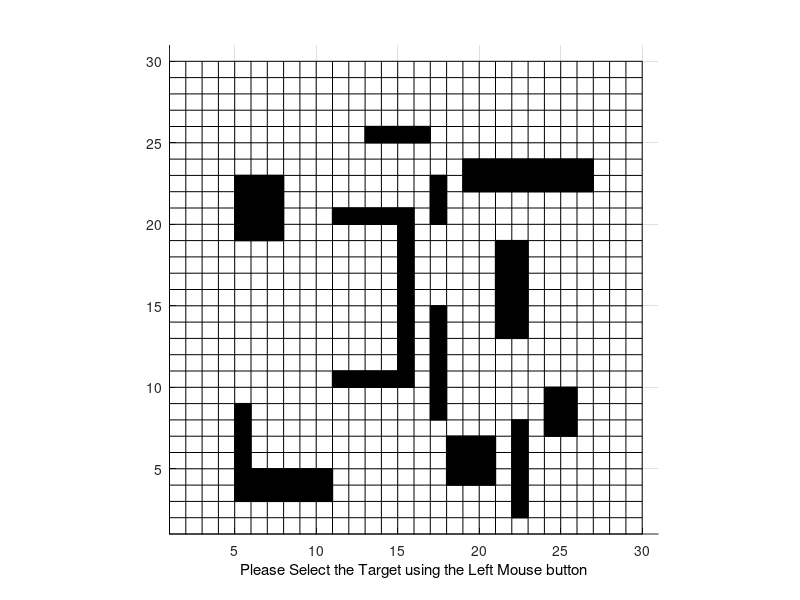

Write MATLAB code to recreate this figure. (Note: this script raises an error after producing the figure.)
close all
clear all 
clc
%%%%%%%%%%%%%%%%%%%%%%%%%%%%%%%%%%%%%%%%%%%%%%%%%%%%%
% A* ALGORITHM Demo
% Interactive A* search demo
% 04-26-2005
%   Copyright 2009-2010 The MathWorks, Inc.
%%%%%%%%%%%%%%%%%%%%%%%%%%%%%%%%%%%%%%%%%%%%%%%%%%%%%
%DEFINE THE 2-D MAP ARRAY
MAX_X=30;
MAX_Y=30;
MAX_VAL=30;
%This array stores the coordinates of the map and the 
%Objects in each coordinate
%MAP=2*(ones(MAX_X,MAX_Y));
% Obtain Obstacle, Target and Robot Position
% Initialize the MAP with input values
% Obstacle=-1,Target = 0,Robot=1,Space=2
j=0;
x_val = 1;
y_val = 1;
axis([1 MAX_X+1 1 MAX_Y+1])
axis equal;
grid on;
hold on;
x = 0:1:30;
y = 0:1:30;
hold on
for n = 1:numel(x); %// loop over vertical lines
    plot([x(n) x(n)], [y(1) y(end)], 'k-'); %// change 'k-' to whatever you need
end
hold on
for n = 1:numel(y); %// loop over horizontal lines
    plot([x(1) x(end)], [y(n) y(n)], 'k-'); %// change 'k-' to whatever you need
end
hold on;

gridI = 2*ones(30,30);
gridI(3:4,5:10)=-1;
gridI(5:8,5)=-1;
gridI(10,11:15)=-1;
gridI(20,11:15)=-1;
gridI(10:20,15)=-1;
gridI(19:22,5:7)=-1;
gridI(25,13:16)=-1;
gridI(8:14,17)=-1;
gridI(20:22,17)=-1;
gridI(2:7,22)=-1;
gridI(4:6,18:20)=-1;
gridI(7:9,24:25)=-1;
gridI(13:18,21:22)=-1;
gridI(22:23,19:26)=-1;
MAP = gridI';
for i=1:1:30
    for j=1:1:30
        if MAP(i,j) == -1
            plot(i+.5,j+.5,'ks-','MarkerSize',12,'MarkerFaceColor','k');
        end
    end
end
 
pause(1);
h=msgbox('Please Select the Vehicle initial position using the Left Mouse button');
uiwait(h,5);
if ishandle(h) == 1
    delete(h);
end
xlabel('Please Select the Vehicle initial position ','Color','black');
but=0;
while (but ~= 1) %Repeat until the Left button is not clicked
    [xval,yval,but]=ginput(1);
    xval=floor(xval);
    yval=floor(yval);
end
xStart=xval;%Starting Position
yStart=yval;%Starting Position
plot(xval+.5,yval+.5,'bo');
start = [xStart,yStart];

pause(1);
h=msgbox('Please Select the Target using the Left Mouse button');
uiwait(h,5);
if ishandle(h) == 1
    delete(h);
end
xlabel('Please Select the Target using the Left Mouse button','Color','black');
but=0;
while (but ~= 1) %Repeat until the Left button is not clicked
    [xval,yval,but]=ginput(1);
end
xval=floor(xval);
yval=floor(yval);
xTarget=xval;%X Coordinate of the Target
yTarget=yval;%Y Coordinate of the Target
plot(xval+.5,yval+.5,'gd');
goal = [xTarget,yTarget];
 





gridI(goal(2),goal(1))=0;
gridI(start(2),start(1))=1; 
MAP = gridI';

xStart=start(1);%Starting Position
yStart=start(2);%Starting Position


xTarget=goal(1);%X Coordinate of the Target
yTarget=goal(2);



xval = xStart;
yval = yStart; 


%End of obstacle-Target pickup
%%%%%%%%%%%%%%%%%%%%%%%%%%%%%%%%%%%%%%%%%%%%%%%%%%%%%%%%%%%%%%%%%%%%%%%%%%%%%%%%%%%%%%%%%%%%%%%
%LISTS USED FOR ALGORITHM
%%%%%%%%%%%%%%%%%%%%%%%%%%%%%%%%%%%%%%%%%%%%%%%%%%%%%%%%%%%%%%%%%%%%%%%%%%%%%%%%%%%%%%%%%%%%%%%
%OPEN LIST STRUCTURE
%--------------------------------------------------------------------------
%IS ON LIST 1/0 |X val |Y val |Parent X val |Parent Y val |h(n) |g(n)|f(n)|
%--------------------------------------------------------------------------
OPEN=[];
%CLOSED LIST STRUCTURE
%--------------
%X val | Y val |
%--------------
% CLOSED=zeros(MAX_VAL,2);
CLOSED=[];
%Put all obstacles on the Closed list
k=1;%Dummy counter
for i=1:MAX_X
    for j=1:MAX_Y
        if(MAP(i,j) == -1)
            CLOSED(k,1)=i; 
            CLOSED(k,2)=j; 
            k=k+1;
        end
    end
end
CLOSED_COUNT=size(CLOSED,1);
%set the starting node as the first node
xNode=xval;
yNode=yval;
OPEN_COUNT=1;
path_cost=0;
goal_distance=distance(xNode,yNode,xTarget,yTarget);
OPEN(OPEN_COUNT,:)=insert_open(xNode,yNode,xNode,yNode,path_cost,goal_distance,goal_distance);
OPEN(OPEN_COUNT,1)=0;
CLOSED_COUNT=CLOSED_COUNT+1;
CLOSED(CLOSED_COUNT,1)=xNode;
CLOSED(CLOSED_COUNT,2)=yNode;
NoPath=1;
%%%%%%%%%%%%%%%%%%%%%%%%%%%%%%%%%%%%%%%%%%%%%%%%%%%%%%%%%%%%%%%%%%%%%%%%%%%%%%%%%%%%%%%%%%%%%
% START ALGORITHM
%%%%%%%%%%%%%%%%%%%%%%%%%%%%%%%%%%%%%%%%%%%%%%%%%%%%%%%%%%%%%%%%%%%%%%%%%%%%%%%%%%%%%%%%%%%%%
while((xNode ~= xTarget || yNode ~= yTarget) && NoPath == 1)
%  plot(xNode+.5,yNode+.5,'go');
 exp_array=expand_array(xNode,yNode,path_cost,xTarget,yTarget,CLOSED,MAX_X,MAX_Y);
 exp_count=size(exp_array,1);
 %UPDATE LIST OPEN WITH THE SUCCESSOR NODES
 %OPEN LIST FORMAT
 %--------------------------------------------------------------------------
 %IS ON LIST 1/0 |X val |Y val |Parent X val |Parent Y val |h(n) |g(n)|f(n)|
 %--------------------------------------------------------------------------
 %EXPANDED ARRAY FORMAT
 %--------------------------------
 %|X val |Y val ||h(n) |g(n)|f(n)|
 %--------------------------------
 for i=1:exp_count
    flag=0;
    for j=1:OPEN_COUNT
        if(exp_array(i,1) == OPEN(j,2) && exp_array(i,2) == OPEN(j,3) )
            OPEN(j,8)=min(OPEN(j,8),exp_array(i,5)); %#ok<*SAGROW>
            if OPEN(j,8)== exp_array(i,5)
                %UPDATE PARENTS,gn,hn
                OPEN(j,4)=xNode;
                OPEN(j,5)=yNode;
                OPEN(j,6)=exp_array(i,3);
                OPEN(j,7)=exp_array(i,4);
            end;%End of minimum fn check
            flag=1;
        end;%End of node check
%         if flag == 1
%             break;
    end;%End of j for
    if flag == 0
        OPEN_COUNT = OPEN_COUNT+1;
        OPEN(OPEN_COUNT,:)=insert_open(exp_array(i,1),exp_array(i,2),xNode,yNode,exp_array(i,3),exp_array(i,4),exp_array(i,5));
     end;%End of insert new element into the OPEN list
 end;%End of i for
 %%%%%%%%%%%%%%%%%%%%%%%%%%%%%%%%%%%%%%%%%%%%%%%%%%%
 %END OF WHILE LOOP
 %%%%%%%%%%%%%%%%%%%%%%%%%%%%%%%%%%%%%%%%%%%%%%%%%%%
 %Find out the node with the smallest fn 
  index_min_node = min_fn(OPEN,OPEN_COUNT,xTarget,yTarget);
  if (index_min_node ~= -1)    
   %Set xNode and yNode to the node with minimum fn
   xNode=OPEN(index_min_node,2);
   yNode=OPEN(index_min_node,3);
   path_cost=OPEN(index_min_node,6);%Update the cost of reaching the parent node
  %Move the Node to list CLOSED
  CLOSED_COUNT=CLOSED_COUNT+1;
  CLOSED(CLOSED_COUNT,1)=xNode;
  CLOSED(CLOSED_COUNT,2)=yNode;
  OPEN(index_min_node,1)=0;
  else
      %No path exists to the Target!!
      NoPath=0;%Exits the loop!
  end;%End of index_min_node check
end;%End of While Loop
%Once algorithm has run The optimal path is generated by starting of at the
%last node(if it is the target node) and then identifying its parent node
%until it reaches the start node.This is the optimal path
i=size(CLOSED,1);
Optimal_path=[];
xval=CLOSED(i,1);
yval=CLOSED(i,2);
i=1;
Optimal_path(i,1)=xval;
Optimal_path(i,2)=yval;
i=i+1;
if ( (xval == xTarget) && (yval == yTarget))
    inode=0;
   %Traverse OPEN and determine the parent nodes
   parent_x=OPEN(node_index(OPEN,xval,yval),4);%node_index returns the index of the node
   parent_y=OPEN(node_index(OPEN,xval,yval),5);
   
   while( parent_x ~= xStart || parent_y ~= yStart)
           Optimal_path(i,1) = parent_x;
           Optimal_path(i,2) = parent_y;
           %Get the grandparents:-)
           inode=node_index(OPEN,parent_x,parent_y);
           parent_x=OPEN(inode,4);%node_index returns the index of the node
           parent_y=OPEN(inode,5);
           i=i+1;
    end;
 j=size(Optimal_path,1);
 %Plot the Optimal Path!
 p=plot(Optimal_path(j,1)+.5,Optimal_path(j,2)+.5,'bo');
 j=j-1;
 for i=j:-1:1
  pause(.25);
  set(p,'XData',Optimal_path(i,1)+.5,'YData',Optimal_path(i,2)+.5);
 drawnow ;
 end;
 plot(Optimal_path(:,1)+.5,Optimal_path(:,2)+.5);
else
 pause(1);
 h=msgbox('Sorry, No path exists to the Target!','warn');
 uiwait(h,5);
end
    
close all
Percurso(MAP,[start;flipud(Optimal_path)]);